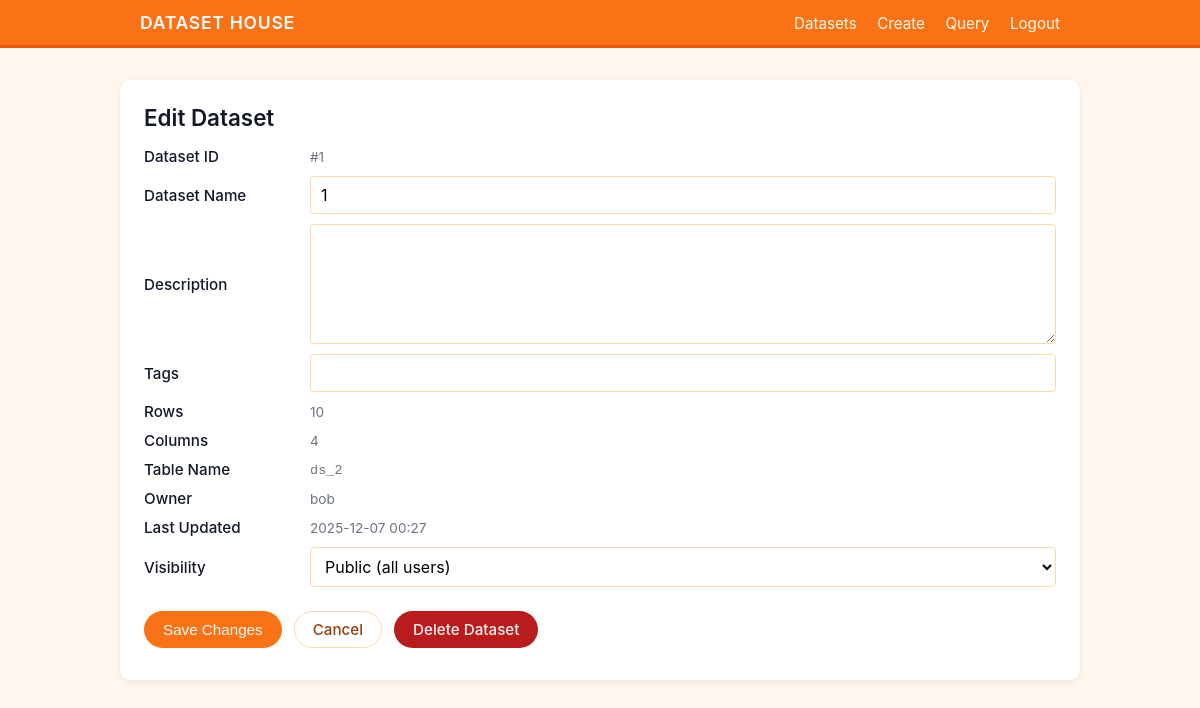
/dataset/edit/1 (signed in), run on an earlier commit of the app's database.
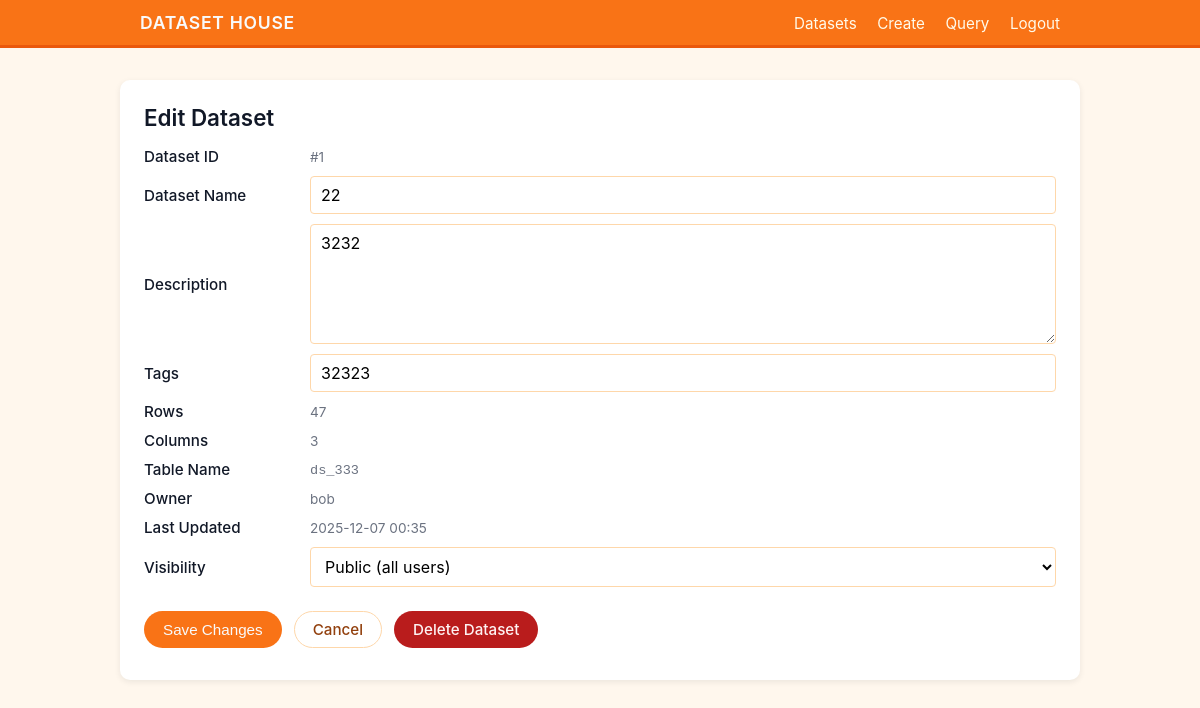
And on a later commit of the database.
### models.py (models this page shows)
class Dataset(db.Model):
    __tablename__ = 'datasets'
    id = db.Column(db.Integer, primary_key=True)
    name = db.Column(db.String(100), nullable=False)
    table_name = db.Column(db.String(100), unique=True, nullable=False)
    description = db.Column(db.Text)
    tags = db.Column(db.String(200))
    rows = db.Column(db.Integer, default=0)
    columns = db.Column(db.Integer, default=0)
    types = db.Column(db.String(200), default="unknown")
    visibility = db.Column(db.String(20), default='public')
    file_path = db.Column(db.String(200))
    created_at = db.Column(db.DateTime, default=datetime.utcnow)
    updated_at = db.Column(db.DateTime, default=datetime.utcnow, onupdate=datetime.utcnow)
    owner_id = db.Column(db.Integer, db.ForeignKey('users.id'), nullable=False)
    logs = db.relationship('QueryLog', backref='dataset', lazy=True, cascade="all, delete-orphan")

### app.py (the view, shortened to what this page needs)
@app.route('/dataset/edit/<int:id>', methods=['GET', 'POST'])
@login_required
def dataset_edit(id):
    dataset = Dataset.query.get_or_404(id)
    if dataset.owner_id != current_user.id:
        flash('You do not have permission to edit this dataset.', 'error')
        return redirect(url_for('dataset_list'))
    return render_template('dataset-edit.html', dataset=dataset)

### app.py (called while the page is built)
@login_manager.user_loader
def load_user(user_id):
    return User.query.get(int(user_id))

### templates/dataset-edit.html (shortened to what this page needs)
<!DOCTYPE html>
<html lang="en">
<head>
    <link rel="stylesheet" href="{{ url_for('static', filename='css/styles.css') }}">
</head>
<body>
<header>
    <div class="header-inner">
        <div class="logo">DATASET HOUSE</div>
        <nav>
            <a href="{{ url_for('dataset_list') }}">Datasets</a>
            <a href="{{ url_for('dataset_create') }}">Create</a>
            <a href="{{ url_for('dataset_query') }}" target="_blank">Query</a>
            <a href="{{ url_for('logout') }}">Logout</a>
        </nav>
    </div>
</header>
<main class="main">
    <h1>Edit Dataset</h1>
    <form method="POST" action="{{ url_for('dataset_edit', id=dataset.id) }}">
        <div class="form-grid">
            <label>Dataset ID</label>
            <div class="meta">#{{ dataset.id }}</div>
            <label for="edit-name">Dataset Name</label>
            <input id="edit-name" type="text" name="name" value="{{ dataset.name }}" required>
            <label for="edit-desc">Description</label>
            <textarea id="edit-desc" name="description">{{ dataset.description }}</textarea>
            <label for="edit-tags">Tags</label>
            <input id="edit-tags" type="text" name="tags" value="{{ dataset.tags }}">
            <label>Rows</label>
            <div class="meta">{{ dataset.rows }}</div>
            <label>Columns</label>
            <div class="meta">{{ dataset.columns }}</div>
            <label>Table Name</label>
            <div class="meta"><code>{{ dataset.table_name }}</code></div>
            <label>Owner</label>
            <div class="meta">{{ dataset.owner.full_name }}</div>
            <label>Last Updated</label>
            <div class="meta">{{ dataset.updated_at.strftime('%Y-%m-%d %H:%M') }}</div>
            <label for="edit-visibility">Visibility</label>
            <select id="edit-visibility" name="visibility">
                <option value="public" {% if dataset.visibility == 'public' %}selected{% endif %}>Public (all users)</option>
            </select>
        </div>
        <div class="actions">
            <button type="submit" class="btn btn-primary">Save Changes</button>
            <a href="{{ url_for('dataset_list') }}" class="btn btn-secondary">Cancel</a>
            <a href="{{ url_for('dataset_delete', id=dataset.id) }}"
               class="btn btn-danger"
               onclick="return confirm('Are you sure? This will delete the dataset and the SQL table permanently.');">
               Delete Dataset
            </a>
        </div>
    </form>
</main>
</body>
</html>

What changed in the data, as far as the page shows it:
changed Dataset "Public (all users)": name "1" → "22"; description (not shown) → "3232"; tags (not shown) → "32323"; rows "10" → "47"; columns "4" → "3"; table_name "ds_2" → "ds_333"; updated_at "2025-12-07 00:27" → "2025-12-07 00:35"
